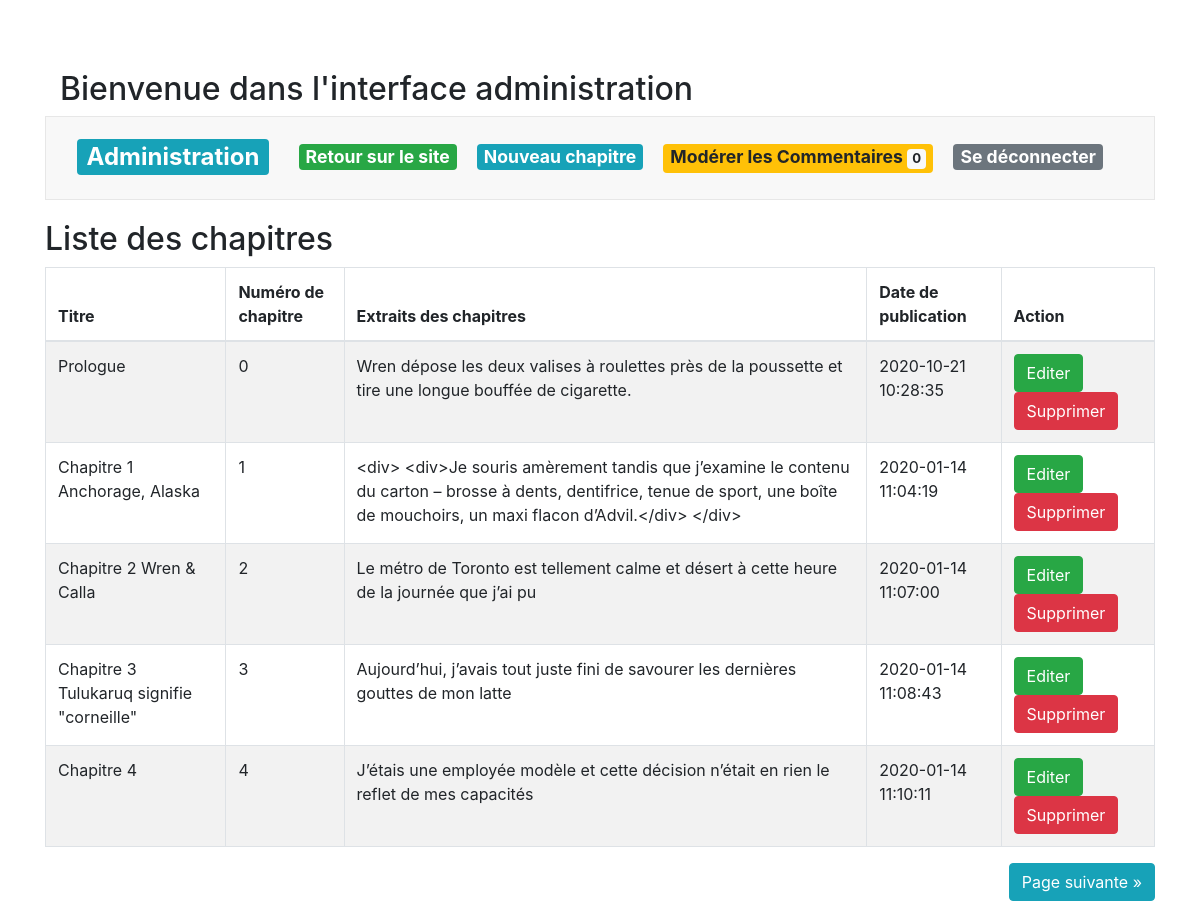
The page /index.php?action=admin (signed in) on the database as committed earlier.
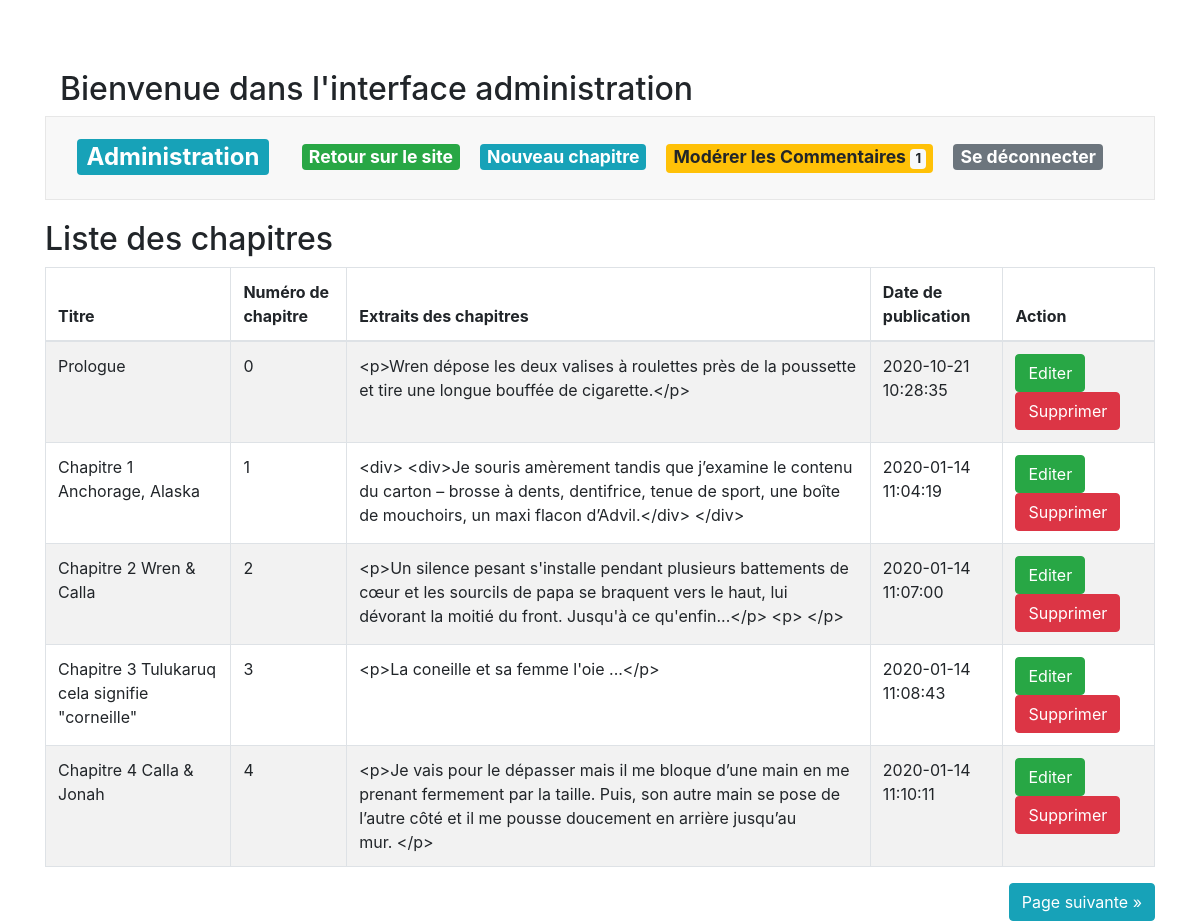
The same page on the database as committed later.
### tables this page shows
CREATE TABLE IF NOT EXISTS `chapitre` (
  `id_chapitre` int(11) NOT NULL AUTO_INCREMENT,
  `titre` varchar(255) NOT NULL,
  `numchapitre` int(11) NOT NULL,
  `extrait` text NOT NULL,
  `contenu_chapitre` text NOT NULL,
  `date_publication` datetime NOT NULL,
  `image` varchar(500) DEFAULT NULL,
  `publier` int(3) NOT NULL,
  PRIMARY KEY (`id_chapitre`),
  UNIQUE KEY `numchapitre` (`numchapitre`),
  KEY `titre` (`titre`)
);

### src/view/View.php (called while the page is built, shortened)
<?php
class View
{
    private $path;
    public function __construct(string $path)
    {
        $this->path = $path;
    }
    public function render(string $templates, ?array $data) : void
    {
        require_once($this->path.$templates.'.html.php');
        $content=ob_get_clean();
        require_once($this->path.'layout.html.php');
    }
}

### src/controller/AdminController.php (called while the page is built, shortened)
<?php
class AdminController
{
    private $view;
    private $chapitreManager;
    private $reportManager;
    private $session;
    public function __construct()
    {
        $this->view = new View('../templates/backoffice/');
        $this->chapitreManager = new ChapitreManager();
        $this->reportManager = new ReportManager();
        $this->session = new Session();
    }
    public function Admin(int $currentPage = 1)
    {
        $token = new Token($this->session);
        $verifierToken = new Token($this->session);
        if(!isset($_SESSION['auth'])){
            $this->session->setFlash('danger', "Veuillez vous identifié pour accéder a l\'administration'");
            header('Location: index.php?action=login');
            exit();
        }
        else{
            $pagePrecedente = 0;
            $pageSuivante = 0;
            $currentPage = (int)($_GET['page'] ?? 1);
            $postsPerPage = 5;
            $offset = $postsPerPage * ($currentPage - 1);
            $countChapitre = $this->chapitreManager->countChapitre();
            $nbTotalPages = (int)ceil($countChapitre / $postsPerPage);
            if($currentPage === 1){
                $pagePrecedente = 0;
            }else {
                $pagePrecedente = $currentPage - 1;
            }
            if($currentPage === $nbTotalPages){
                $pageSuivante = 0;
            }else {
                $pageSuivante = $currentPage + 1;
            }
            $list = $this->chapitreManager->findChapitres($offset, $postsPerPage);
            $countReportedComments = $this->reportManager->getReportedComments();
        }
        $this->view->render('admin', [
            'token'=>$token->genererToken(),
            'verifierToken' => $verifierToken->verifierToken(),
            'list'=>$list,
            'session'=> $this->session,
            'pageSuivante'=>$pageSuivante,
            'pagePrecedente'=>$pagePrecedente,
            'currentPage'=>$currentPage,
            'countReportedComments'=>$countReportedComments],
              null);
    }
}

### src/model/ChapitreManager.php (called while the page is built, shortened)
<?php
class ChapitreManager
{
    private $db;
    public function __construct()
    {
        $this->db = (new DbConnect())->connectToDb();
    }
    public function findChapitres(int $offset, int $nbPerPage) : array
    {
        $req = $this->db->prepare('SELECT * FROM chapitre ORDER BY numchapitre limit :offset, :limitation');
        $req->bindValue(':limitation', $nbPerPage, \PDO::PARAM_INT);
        $req->bindValue(':offset', $offset, \PDO::PARAM_INT);
        $req->execute();
        return $req->fetchAll();
    }
}

### src/Tools/DbConnect.php (called while the page is built, shortened)
<?php
class DbConnect {
    public function connectToDb()
    {
        try
        {
            $this->db = new \PDO('mysql:host=localhost;dbname=projet4;charset=utf8', 'root', '');
            return $this->db;
        }
        catch(Exception $e)
        {
            die('Erreur : '.$e->getMessage());
        }
    }
}

### templates/backoffice/admin.html.php (the view, shortened to what the changed rows need)
<div class="row chapitre">
    <div class="col-lg-12">
        <h2>Liste des chapitres</h2>
        <section class="table-responsive">
            <table class="table table-bordered table-striped table-condensed">
                <thead>
                    <tr>
                        <th>Titre</th>
                        <th>Numéro de chapitre</th>
                        <th>Extraits des chapitres</th>
                        <th>Date de publication</th>
                        <th>Action</th>
                    </tr>
                </thead>
                <tbody>
                    <?php foreach ($data['list'] as $episode): ?>
                    <tr>
                        <td><?=htmlspecialchars($episode['titre'])?></td>
                        <td><?=htmlspecialchars($episode['numchapitre'])?></td>
                        <td><?=htmlspecialchars($episode['extrait'])?></td>
                        <td><?=htmlspecialchars($episode['date_publication'])?></td>
                        <td>
                            <a href="index.php?action=getPostUpdate&id_chapitre=<?=$episode['id_chapitre']?>"
                                class="btn btn-success">Editer</a>
                            <button type="button" class="pull-right btn btn-danger" data-toggle="modal"
                                data-target="#modalConfirmDelete">Supprimer</button>
                        </td>
                    </tr>
                    <?php endforeach;?>
                </tbody>
            </table>
        </section>
        <div class="d-flex justify-content-between my4">
            <?php
        if($data['pageSuivante'] !== 0): ?>
            <a href="index.php?action=admin&page=<?= $data['pageSuivante']?>" class="btn btn-info ml-auto">Page
                suivante &raquo;</a>
            <?php endif ?>
        </div>
    </div>
</div>

### templates/backoffice/layout.html.php (shortened to what the changed rows need)
<!DOCTYPE html>
<html lang="fr">
<head>
    <link rel="stylesheet" href="https://use.fontawesome.com/releases/v5.7.2/css/all.css"
>
    <link rel="stylesheet" href="css/back/style.css">
    <link href="https://stackpath.bootstrapcdn.com/bootstrap/4.5.2/css/bootstrap.min.css" rel="stylesheet">
</head>
<body>
    <div class="container">
        <div class="row-home">
            <div class="col-lg-12">
                <article>
                    <h2>Bienvenue dans l'interface administration</h2>
                </article>
            </div>
        </div>
        <div class="navbar navbar-default navbar-fixed-top">
            <div class="container">
                <div class="navbar-header">
                    <h1 class="navbar-brand"><a href="index.php?action=admin"
                            class="badge badge-info">Administration</a></h1>
                </div>
                <ul class="nav nav-bar">
                    <li class="active"><a href="index.php"class="badge badge-success">Retour sur le site</a></li>
                    <li><a href="index.php?action=newChapitre" class="badge badge-info">Nouveau
                            chapitre</a></li>
                    <li><a href="index.php?action=moderateComment" class="badge badge-warning">Modérer les Commentaires
                            <span class="badge badge-light"><?= $data['countReportedComments'] ?></span>
                        </a></li>
                    <li><a href='index.php?action=logout' class="badge badge-secondary">Se déconnecter</a></li>
                </ul>
            </div>
        </div>
        <?= $content ?>
    </div>
</body>
</html>

Rows that differ between the two databases and show on the page:
changed chapitre "Prologue": extrait "Wren dépose les deux valises à roulettes près de la poussette et tire une longue bouffée de cigarette." → "<p>Wren dépose les deux valises à roulettes près de la poussette et tire une longue bouffée de cigarette.</p>"; numchapitre "0" → (not shown)
changed chapitre "Chapitre 2 Wren & Calla": extrait "Le métro de Toronto est tellement calme et désert à cette heure de la journée que j’ai pu" → "<p>Un silence pesant s'installe pendant plusieurs battements de cœur et les sourcils de papa se braquent vers le haut, lui dévorant la moitié du front. Jusqu'à ce qu'enfin...</p> <p> </p>"
changed chapitre: titre "Chapitre 3 Tulukaruq signifie \"corneille\"" → "Chapitre 3 Tulukaruq cela signifie \"corneille\""; extrait "Aujourd’hui, j’avais tout juste fini de savourer les dernières gouttes de mon latte" → "<p>La coneille et sa femme l'oie ...</p>"
changed chapitre: titre "Chapitre 4" → "Chapitre 4 Calla & Jonah"; extrait "J’étais une employée modèle et cette décision n’était en rien le reflet de mes capacités" → "<p>Je vais pour le dépasser mais il me bloque d’une main en me prenant fermement par la taille. Puis, son autre main se pose de l’autre côté et il me pousse doucement en arrière jusqu’au mur. </p>"
Other text that changed with them:
$data['countReportedComments']: (not shown) → "1"
